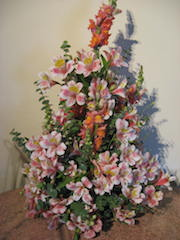
#> input picture video/negative/images/IMG_4087.JPG, 180 x 240 px, given in place of the camera
$ python sample.py
#> lines starting #> are read from the running program, lines starting #| are printed output that depends on the picture; after the words box and inside, x2 and y2 are one past the last pixel; in counts of white or black regions, pixels touching at a corner belong together
import cv2
import numpy as np
import imutils


cap = cv2.VideoCapture(0)

while(1):

    # Take each frame
    _, frame = cap.read()
#> frame is the input picture: shape (240, 180, 3); mean B, G, R 111.5, 126.2, 142.8

    # Convert BGR to HSV
    greenLower = (29, 86, 6)
    greenUpper = (64, 255, 255)

    frame = imutils.resize(frame, width=600)
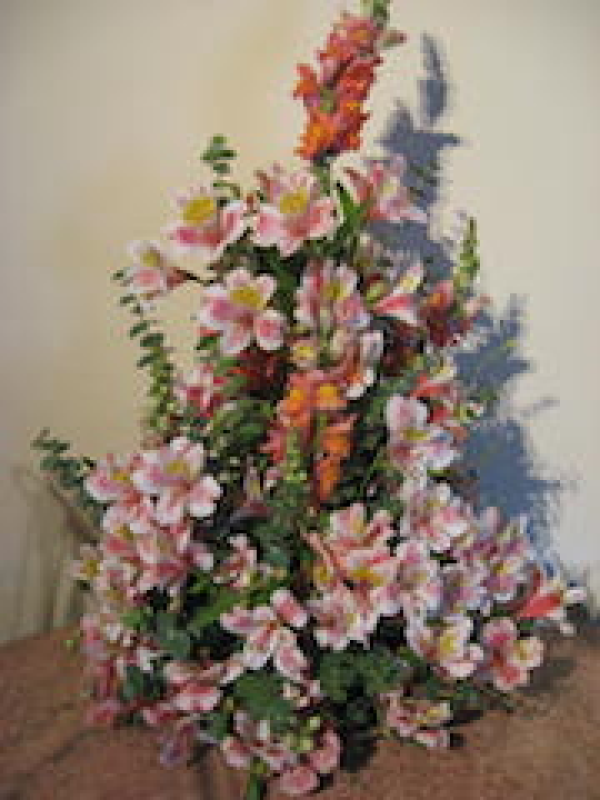
#> frame: shape (800, 600, 3); mean B, G, R 111.4, 126.1, 142.8
    blurred = cv2.GaussianBlur(frame, (11, 11), 0)
    hsv = cv2.cvtColor(frame, cv2.COLOR_BGR2HSV)
#> hsv: shape (800, 600, 3); mean H, S, V 36.7, 69.5, 144.4

    mask = cv2.inRange(hsv, greenLower, greenUpper)
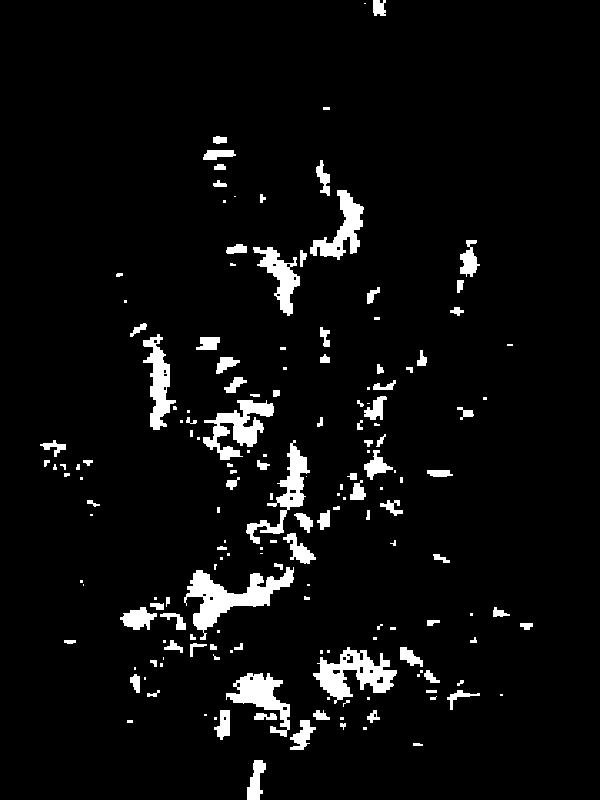
#> mask: shape (800, 600); 5.2% white; 169 white regions (67 under 20 px), largest, box (x1, y1, x2, y2) and area: (184, 567, 294, 640) 2720, (313, 647, 397, 704) 2162, (203, 400, 274, 460) 1856
    mask = cv2.erode(mask, None, iterations=2)
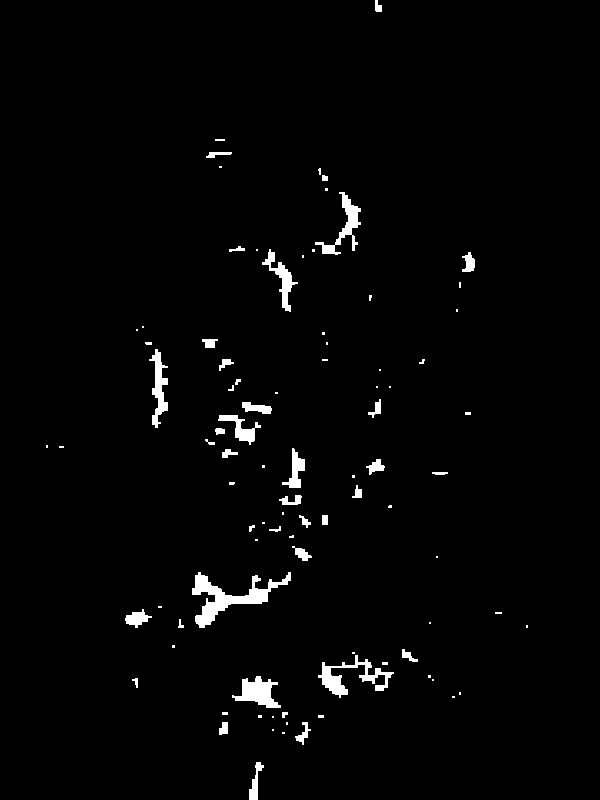
#> mask: shape (800, 600); 2% white; 90 white regions (49 under 20 px), largest, box (x1, y1, x2, y2) and area: (192, 572, 291, 628) 1664, (318, 655, 394, 698) 961, (232, 676, 281, 708) 815
    mask = cv2.dilate(mask, None, iterations=2)
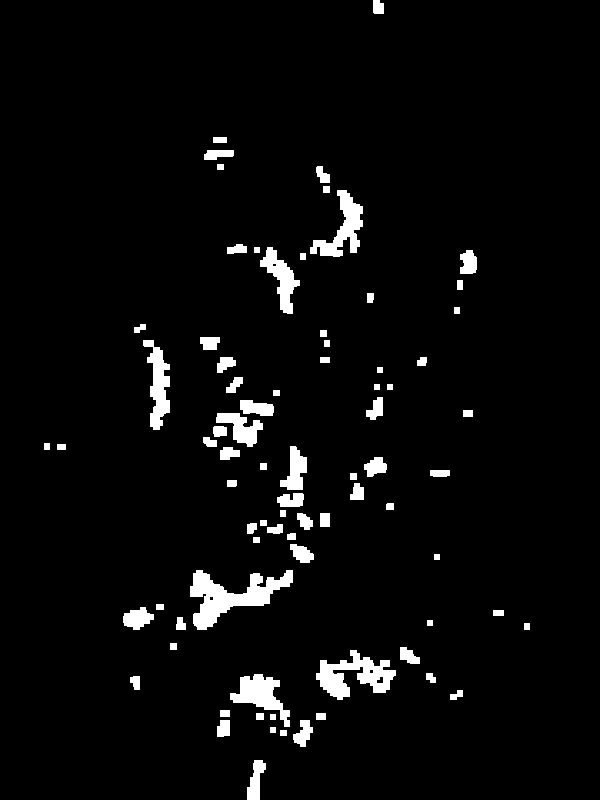
#> mask: shape (800, 600); 4.1% white; 79 white regions

    cnts = cv2.findContours(mask.copy(), cv2.RETR_EXTERNAL,
		cv2.CHAIN_APPROX_SIMPLE)[-2]
#> cnts = 79 contours; largest, box (x1, y1, x2, y2) and area: (190, 570, 293, 630) 2402, (316, 650, 396, 700) 1752, (310, 190, 363, 257) 1261, (230, 674, 290, 727) 1230, (143, 340, 170, 430) 1109
    center = None
    if len(cnts) > 0:
        # find the largest contour in the mask, then use
        # it to compute the minimum enclosing circle and
        # centroid
        c = max(cnts, key=cv2.contourArea)
#> c = contour of 129 points, box (x1, y1, x2, y2) (190, 570, 293, 630), area 2402
        ((x, y), radius) = cv2.minEnclosingCircle(c)
#> x = 243; y = 597.5; radius = 56.19
        M = cv2.moments(c)
#> M = moments, m00 2401.5, centre m10/m00, m01/m00 = (230.4, 595.8)
        center = (int(M["m10"] / M["m00"]), int(M["m01"] / M["m00"]))
#> center = (230, 595)

        # only proceed if the radius meets a minimum size
        if radius > 10:
            # draw the circle and centroid on the frame,
            # then update the list of tracked points
            cv2.circle(frame, (int(x), int(y)), int(radius),
                (0, 255, 255), 2)
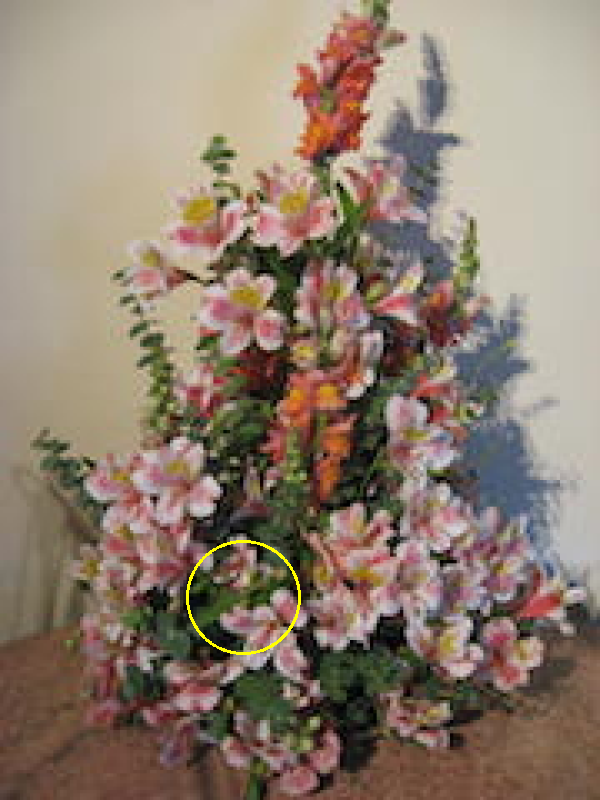
#> frame: shape (800, 600, 3); 0.22% of pixels changed, all inside (x1, y1, x2, y2) = (186, 540, 301, 655)
            cv2.circle(frame, center, 5, (0, 0, 255), -1)
#> frame: shape (800, 600, 3); 0.02% of pixels changed, all inside (x1, y1, x2, y2) = (225, 590, 236, 601)

    # define range of blue color in HSV
    #(27,153,50),(35,255,255)
    #lower_blue = np.array([20,100,100])
    #upper_blue = np.array([35,255,255])

    # Threshold the HSV image to get only blue colors
    #mask = cv2.inRange(hsv, lower_blue, upper_blue)

    # Bitwise-AND mask and original image
    #res = cv2.bitwise_and(frame,frame, mask= mask)

    cv2.imshow('frame',frame)
    #cv2.imshow('mask',mask)
    #cv2.imshow('res',res)
    k = cv2.waitKey(5) & 0xFF
#> (key Esc is pressed here)
    if k == 27:
        break

cv2.destroyAllWindows()
